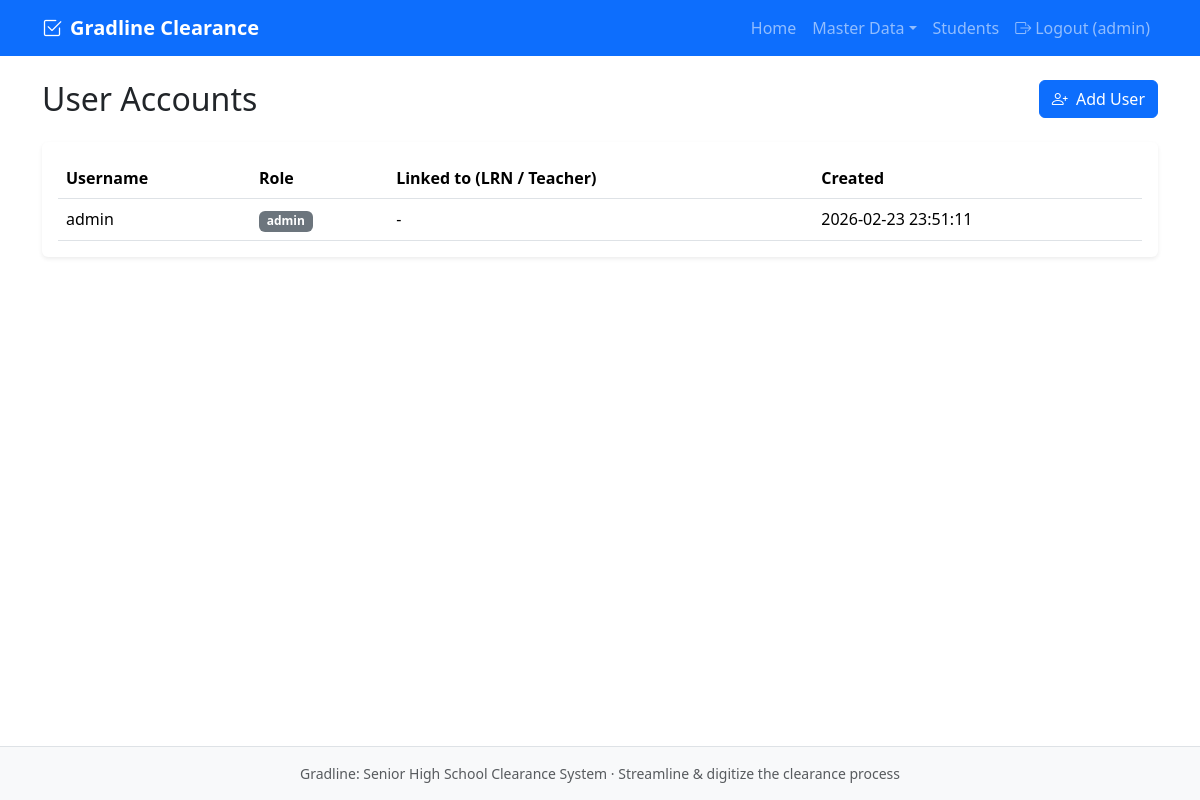
Screenshot of /admin/users/index.php (signed in) with the database file from the repository.
### tables this page shows
CREATE TABLE users (
    user_id INT AUTO_INCREMENT PRIMARY KEY,
    username VARCHAR(80) NOT NULL UNIQUE,
    password_hash VARCHAR(255) NOT NULL,
    role ENUM('student', 'teacher', 'admin') NOT NULL,
    reference_id VARCHAR(20) DEFAULT NULL COMMENT 'LRN for student, teacher_id for teacher, NULL for admin',
    created_at TIMESTAMP DEFAULT CURRENT_TIMESTAMP,
    CONSTRAINT chk_reference CHECK (
        (role = 'admin' AND reference_id IS NULL) OR
        (role IN ('student', 'teacher') AND reference_id IS NOT NULL AND reference_id != '')
    )
);

### includes/auth.php (called while the page is built, shortened)
<?php
function getCurrentUser() {
    $pdo = getDB();
    $stmt = $pdo->prepare('SELECT user_id, username, role, reference_id, created_at FROM users WHERE user_id = ?');
    $stmt->execute([$_SESSION['user_id']]);
    $user = $stmt->fetch();
    return $user ?: null;
}
function requireLogin($redirectUrl = null) {
    if (getCurrentUser() !== null) {
        return;
    }
    exit;
}
function requireRole($roles) {
    requireLogin();
}

### admin/users/index.php (the view, shortened to what this page needs)
<?php
require_once __DIR__ . '/../../includes/auth.php';
requireRole('admin');
$pdo = getDB();
$stmt = $pdo->query("
    SELECT u.user_id, u.username, u.role, u.reference_id, u.created_at
    FROM users u
    ORDER BY u.role, u.username
");
$rows = $stmt->fetchAll();
require_once __DIR__ . '/../../includes/header.php';
?>
<div class="d-flex justify-content-between align-items-center mb-4">
    <h1 class="h2 mb-0">User Accounts</h1>
    <a href="create.php" class="btn btn-primary"><i class="bi bi-person-plus me-1"></i> Add User</a>
</div>
<div class="card">
    <div class="card-body">
        <?php if (empty($rows)): ?>
            <p class="text-muted mb-0">No user accounts yet. <a href="create.php">Add one</a>.</p>
        <?php else: ?>
            <div class="table-responsive">
                <table class="table table-hover mb-0">
                    <thead>
                        <tr>
                            <th>Username</th>
                            <th>Role</th>
                            <th>Linked to (LRN / Teacher)</th>
                            <th>Created</th>
                        </tr>
                    </thead>
                    <tbody>
                        <?php foreach ($rows as $r): ?>
                            <tr>
                                <td><?php echo htmlspecialchars($r['username']); ?></td>
                                <td><span class="badge bg-secondary"><?php echo htmlspecialchars($r['role']); ?></span></td>
                                <td><?php echo $r['reference_id'] ? htmlspecialchars($r['reference_id']) : '-'; ?></td>
                                <td><?php echo htmlspecialchars($r['created_at']); ?></td>
                            </tr>
                        <?php endforeach; ?>
                    </tbody>
                </table>
            </div>
        <?php endif; ?>
    </div>
</div>
<?php require_once __DIR__ . '/../../includes/footer.php'; ?>

### includes/header.php (shortened to what this page needs)
<?php
$base = rtrim(WEB_BASE, '/');
require_once __DIR__ . '/auth.php';
$currentUser = getCurrentUser();
?>
<!DOCTYPE html>
<html lang="en">
<head>
    <link href="<?php echo $base; ?>/assets/bootstrap/css/bootstrap.min.css" rel="stylesheet">
    <link href="<?php echo $base; ?>/assets/bootstrap-icons/font/bootstrap-icons.css" rel="stylesheet">
    <link href="<?php echo $base; ?>/assets/css/style.css" rel="stylesheet">
    <link href="<?php echo $base; ?>/assets/css/admin-cards.css" rel="stylesheet">
</head>
<body class="d-flex flex-column min-vh-100">
    <nav class="navbar navbar-expand-lg navbar-dark bg-primary">
        <div class="container">
            <a class="navbar-brand fw-bold" href="<?php echo $base; ?>/public/index.php">
                <i class="bi bi-check2-square me-2"></i>Gradline Clearance
            </a>
            <div class="collapse navbar-collapse" id="navbarNav">
                <ul class="navbar-nav ms-auto">
                    <?php if ($currentUser): ?>
                        <li class="nav-item"><a class="nav-link" href="<?php echo $base; ?>/public/index.php">Home</a></li>
                        <?php if ($currentUser['role'] === 'student'): ?>
                            <li class="nav-item"><a class="nav-link" href="<?php echo $base; ?>/student/my_clearance.php">My Clearance</a></li>
                        <?php elseif ($currentUser['role'] === 'teacher'): ?>
                            <li class="nav-item"><a class="nav-link" href="<?php echo $base; ?>/teacher/clearance/index.php">Clearance</a></li>
                        <?php else: ?>
                            <li class="nav-item dropdown">
                                <a class="nav-link dropdown-toggle" href="#" data-bs-toggle="dropdown">Master Data</a>
                            </li>
                            <li class="nav-item"><a class="nav-link" href="<?php echo $base; ?>/admin/students/index.php">Students</a></li>
                        <?php endif; ?>
                        <li class="nav-item"><a class="nav-link" href="<?php echo $base; ?>/public/logout.php"><i class="bi bi-box-arrow-right me-1"></i>Logout (<?php echo htmlspecialchars($currentUser['username']); ?>)</a></li>
                    <?php endif; ?>
                </ul>
            </div>
        </div>
    </nav>
    <main class="container flex-grow-1 py-4">

### assets/css/style.css (style rules this page uses)
:root { --gradline-primary: #0d6efd; --gradline-success: #198754; --gradline-pending: #ffc107; }
body { font-family: 'Segoe UI', system-ui, sans-serif; }
.card { box-shadow: 0 0.125rem 0.25rem rgba(0, 0, 0, 0.075); border: none; }
.table th { font-weight: 600; }

### rows the page displays
users: username "admin", role "admin", created_at "2026-02-23 23:51:11"
